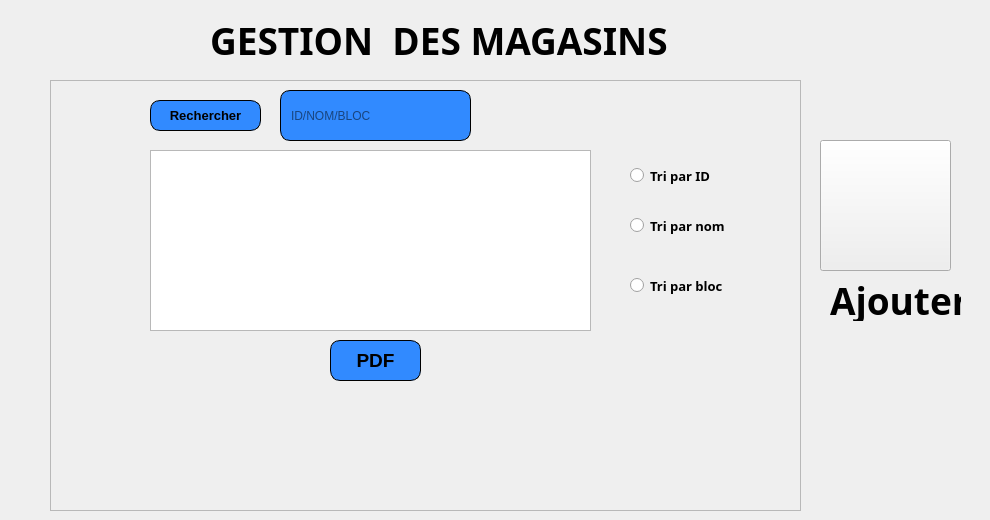
      <widget class="QWidget" name="tab_4">
       <attribute name="title">
        <string>Afficher magasin</string>
       </attribute>
       <widget class="QFrame" name="frame_2">
        <property name="geometry">
         <rect>
          <x>50</x>
          <y>80</y>
          <width>751</width>
          <height>431</height>
         </rect>
        </property>
        <property name="styleSheet">
         <string notr="true"/>
        </property>
        <property name="frameShape">
         <enum>QFrame::StyledPanel</enum>
        </property>
        <property name="frameShadow">
         <enum>QFrame::Raised</enum>
        </property>
        <widget class="QTableView" name="tableView_mag">
         <property name="geometry">
          <rect>
           <x>100</x>
           <y>70</y>
           <width>441</width>
           <height>181</height>
          </rect>
         </property>
         <property name="styleSheet">
          <string notr="true"/>
         </property>
         <property name="selectionMode">
          <enum>QAbstractItemView::SingleSelection</enum>
         </property>
         <property name="selectionBehavior">
          <enum>QAbstractItemView::SelectRows</enum>
         </property>
        </widget>
        <widget class="QPushButton" name="pushButton_recherche">
         <property name="geometry">
          <rect>
           <x>100</x>
           <y>20</y>
           <width>111</width>
           <height>31</height>
          </rect>
         </property>
         <property name="font">
          <font>
           <family>Arial</family>
           <pointsize>10</pointsize>
           <weight>75</weight>
           <italic>false</italic>
           <bold>true</bold>
          </font>
         </property>
         <property name="styleSheet">
          <string notr="true">	border: 1px solid black;
border-radius: 10px;
padding: 0 8px;
background: #318aff;
font: bold, &quot;Arial&quot;;;
text-align:center;</string>
         </property>
         <property name="text">
          <string>Rechercher</string>
         </property>
         <property name="icon">
          <iconset resource="Resources.qrc">
           <normaloff>:/images/recherhche.png</normaloff>:/images/recherhche.png</iconset>
         </property>
         <property name="iconSize">
          <size>
           <width>30</width>
           <height>30</height>
          </size>
         </property>
        </widget>
        <widget class="QLineEdit" name="lineEdit_rechercher">
         <property name="geometry">
          <rect>
           <x>230</x>
           <y>10</y>
           <width>191</width>
           <height>51</height>
          </rect>
         </property>
         <property name="styleSheet">
          <string notr="true">	border: 1px solid black;
border-radius: 10px;
padding: 0 8px;
background: #318aff;
font: bold, &quot;Arial&quot;;;
text-align:center;</string>
         </property>
         <property name="placeholderText">
          <string>ID/NOM/BLOC</string>
         </property>
        </widget>
        <widget class="QRadioButton" name="radioButton_idm">
         <property name="geometry">
          <rect>
           <x>580</x>
           <y>80</y>
           <width>111</width>
           <height>31</height>
          </rect>
         </property>
         <property name="font">
          <font>
           <family>Century Gothic</family>
           <pointsize>10</pointsize>
           <weight>75</weight>
           <italic>false</italic>
           <bold>true</bold>
           <underline>false</underline>
          </font>
         </property>
         <property name="styleSheet">
          <string notr="true"/>
         </property>
         <property name="text">
          <string>Tri par ID</string>
         </property>
        </widget>
        <widget class="QRadioButton" name="radioButton_nomm">
         <property name="geometry">
          <rect>
           <x>580</x>
           <y>130</y>
           <width>121</width>
           <height>31</height>
          </rect>
         </property>
         <property name="font">
          <font>
           <family>Century Gothic</family>
           <pointsize>10</pointsize>
           <weight>75</weight>
           <bold>true</bold>
          </font>
         </property>
         <property name="styleSheet">
          <string notr="true"/>
         </property>
         <property name="text">
          <string>Tri par nom</string>
         </property>
        </widget>
        <widget class="QRadioButton" name="radioButton_blocm">
         <property name="geometry">
          <rect>
           <x>580</x>
           <y>190</y>
           <width>131</width>
           <height>31</height>
          </rect>
         </property>
         <property name="font">
          <font>
           <family>Century Gothic</family>
           <pointsize>10</pointsize>
           <weight>75</weight>
           <bold>true</bold>
          </font>
         </property>
         <property name="styleSheet">
          <string notr="true"/>
         </property>
         <property name="text">
          <string>Tri par bloc</string>
         </property>
        </widget>
        <widget class="QPushButton" name="pushButton_pdf_2">
         <property name="geometry">
          <rect>
           <x>280</x>
           <y>260</y>
           <width>91</width>
           <height>41</height>
          </rect>
         </property>
         <property name="font">
          <font>
           <family>Arial</family>
           <pointsize>14</pointsize>
           <weight>75</weight>
           <italic>false</italic>
           <bold>true</bold>
          </font>
         </property>
         <property name="styleSheet">
          <string notr="true">	border: 1px solid black;
border-radius: 10px;
padding: 0 8px;
background: #318aff;
font: bold, &quot;Arial&quot;;;
text-align:center;</string>
         </property>
         <property name="text">
          <string>PDF</string>
         </property>
         <property name="icon">
          <iconset resource="Resources.qrc">
           <normaloff>:/images/pdf.png</normaloff>:/images/pdf.png</iconset>
         </property>
         <property name="iconSize">
          <size>
           <width>30</width>
           <height>30</height>
          </size>
         </property>
        </widget>
        <widget class="QLabel" name="label_maga">
         <property name="geometry">
          <rect>
           <x>80</x>
           <y>0</y>
           <width>671</width>
           <height>311</height>
          </rect>
         </property>
         <property name="text">
          <string/>
         </property>
         <property name="pixmap">
          <pixmap resource="Resources.qrc">:/images/imf.jpg</pixmap>
         </property>
        </widget>
        <zorder>label_maga</zorder>
        <zorder>tableView_mag</zorder>
        <zorder>pushButton_recherche</zorder>
        <zorder>lineEdit_rechercher</zorder>
        <zorder>radioButton_idm</zorder>
        <zorder>radioButton_nomm</zorder>
        <zorder>radioButton_blocm</zorder>
        <zorder>pushButton_pdf_2</zorder>
       </widget>
       <widget class="QLabel" name="label_gestionmag">
        <property name="geometry">
         <rect>
          <x>210</x>
          <y>20</y>
          <width>461</width>
          <height>41</height>
         </rect>
        </property>
        <property name="font">
         <font>
          <family>Trebuchet MS</family>
          <pointsize>28</pointsize>
          <weight>75</weight>
          <bold>true</bold>
         </font>
        </property>
        <property name="text">
         <string>GESTION  DES MAGASINS</string>
        </property>
       </widget>
       <widget class="QPushButton" name="pushButton_ajoutmag">
        <property name="geometry">
         <rect>
          <x>820</x>
          <y>140</y>
          <width>131</width>
          <height>131</height>
         </rect>
        </property>
        <property name="styleSheet">
         <string notr="true">
background-image: url(:/images/addmagasin.png);</string>
        </property>
        <property name="text">
         <string/>
        </property>
       </widget>
       <widget class="QLabel" name="label_ajouter_mag">
        <property name="geometry">
         <rect>
          <x>830</x>
          <y>280</y>
          <width>131</width>
          <height>41</height>
         </rect>
        </property>
        <property name="font">
         <font>
          <family>Trebuchet MS</family>
          <pointsize>28</pointsize>
          <weight>75</weight>
          <bold>true</bold>
         </font>
        </property>
        <property name="text">
         <string>Ajouter</string>
        </property>
       </widget>
       <widget class="QLabel" name="label_mags">
        <property name="geometry">
         <rect>
          <x>0</x>
          <y>0</y>
          <width>981</width>
          <height>451</height>
         </rect>
        </property>
        <property name="text">
         <string/>
        </property>
        <property name="pixmap">
         <pixmap resource="Resources.qrc">:/images/haya.png</pixmap>
        </property>
       </widget>
       <zorder>label_mags</zorder>
       <zorder>frame_2</zorder>
       <zorder>label_gestionmag</zorder>
       <zorder>pushButton_ajoutmag</zorder>
       <zorder>label_ajouter_mag</zorder>
      </widget>
